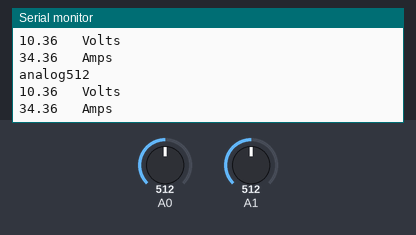
Recording of a sketch running on a simulated Arduino Uno, built with avr-gcc and run on an emulated ATmega328P. Shown: the last lines printed to the serial monitor. The inputs (shaded band) are chosen by the test bench; at power-on: A1 = 512, A0 = 512.

Above: at 7.2 s.
7.3 s: A1 set to 986
At 7.63 s:
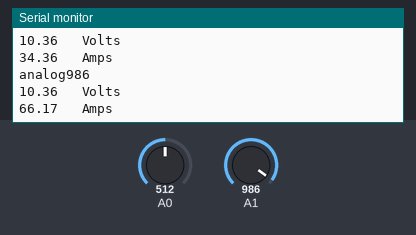
10.3 s: A1 set to 1011
At 10.65 s:
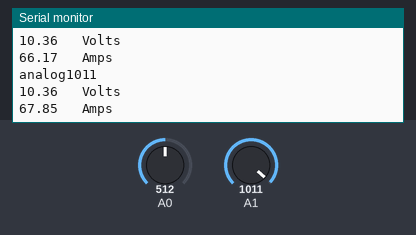
Timing chart, 0 to 12.8 s (numbered marks = the images above; inputs shaded):
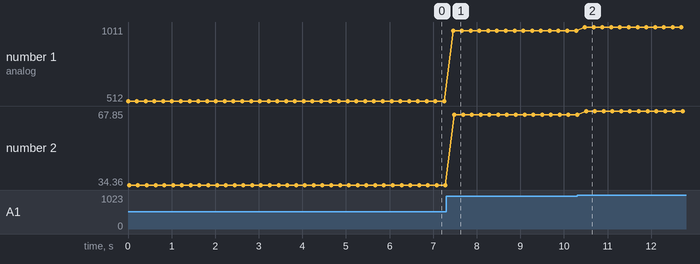

Measured:
- after the input at 7.3 s, the serial monitor: prints a new line after 0.16 s (image 1)
- after the input at 10.3 s, the serial monitor: prints a new line after 0.18 s (image 2)
- plotted number 1: 512 → 986 after the input at 7.3 s, 986 → 1011 after the input at 10.3 s
- plotted number 2: 34.36 → 66.17 after the input at 7.3 s, 66.17 → 67.85 after the input at 10.3 s

The sketch:

Attopilot.ino
```cpp
/*
AttoPilot Current and Voltage Sensing Demo
N.Poole, Sparkfun Electronics, 2011

"I don't care what you do with it, and neither does the script." (apathyware)

Physical Connections:
-------------------------
Arduino  | Peripherals
-------- | --------------
Pin 3  --- SerLCD "RX"
Pin A0 --- AttoPilot "V"
Pin A1 --- AttoPilot "I"
GND ------ AttoPilot "GND"
GND ------ SerLCD "GND"
5V ------- SerLCD "VCC"

This demo will read the Voltage and Current from the "AttoPilot Voltage and Current Sense Board,"
convert the raw ADC data to Volts and Amps and display them as floating point numbers on the
Serial Enabled LCD. (If you would like to do without the Serial LCD, I have included commented code
for reading the results through the Serial Terminal.)

*/

//Don't include this library if you are not using a Serial LCD
//#include <NewSoftSerial.h>
//NewSoftSerial LCD(2, 3);

int VRaw; //This will store our raw ADC data
int IRaw;
float VFinal; //This will store the converted data
float IFinal;

void setup() {

//LCD.begin(9600);
//backlightSerLcd(100);

/* Use this setup code instead if you want to read
the data into the serial terminal.
*/
Serial.begin(9600);
}


void loop() {
  //Cleanup for LCD (Don't include this line if you are
  //using a serial terminal instead.
//  clearSerLcd();

  //Measurement
  VRaw = analogRead(A0);
  IRaw = analogRead(A1);
  Serial.print("analog");
  Serial.println(IRaw);
  //Conversion
  VFinal = VRaw/49.44; //45 Amp board
  //VFinal = VRaw/12.99; //90 Amp board
  //VFinal = VRaw/12.99; //180 Amp board

  IFinal = IRaw/14.9; //45 Amp board
  //IFinal = IRaw/7.4; //90 Amp board
  //IFinal = IRaw/3.7; //180 Amp board

  /*
  //Display
  LCD.print(VFinal);
  LCD.print("   Volts");
  LCD.print(0xFE, BYTE);
  LCD.print(192, BYTE);
  LCD.print(IFinal);
  LCD.print("   Amps");
  delay(200);
  */


  //Alternate Display code for terminal.
  //If you wish to use the terminal instead of an
  //LCD, use this display code instead of the above.

  Serial.print(VFinal);
  Serial.println("   Volts");
  Serial.print(IFinal);
  Serial.println("   Amps");
  Serial.println("");
  Serial.println("");
  delay(200);


}

//SerialLCD Functions, Don't include if you are not using an LCD
//These functions were borrowed from the Arduino Playground
//(http://www.arduino.cc/playground/Code/SfLCD2)

/*
void clearSerLcd(){
  LCD.print(0xFE, BYTE);   //command flag
  LCD.print(0x01, BYTE);   //clear command.
  delay(50);
}
*/

/*
void backlightSerLcd(int thePercentage){  //turns on the backlight
  LCD.print(0x7C, BYTE);   //command flag for backlight stuff
  int theValue = map(thePercentage, 0,100,128,157); // maps percentage to what SerLCD wants to see
  LCD.print(theValue, BYTE);    //light level.
  delay(50);
}
*/
```
